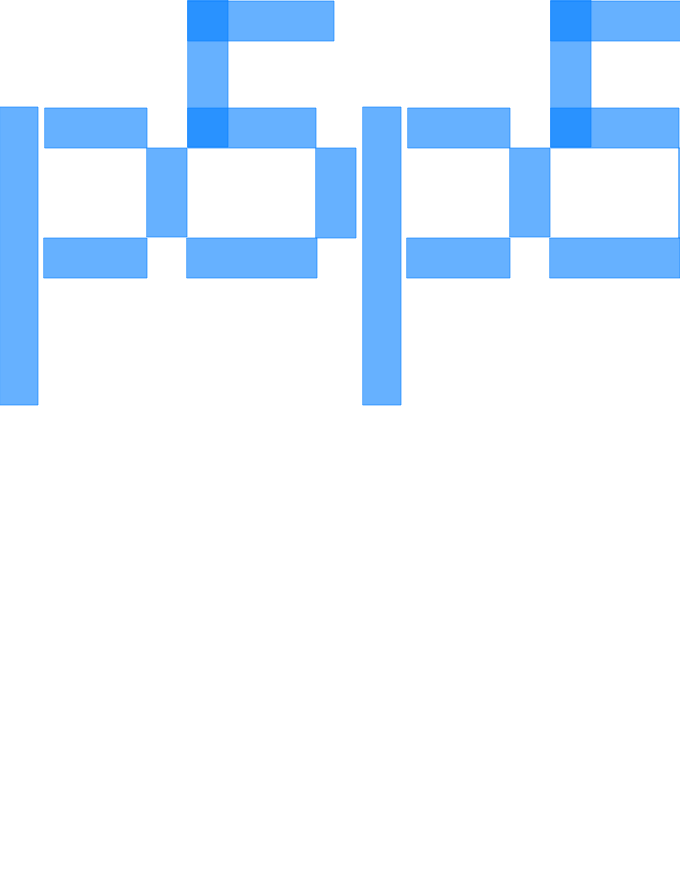
Frame 1 (no input)
Frame 60 (no input): identical to frame 1, image omitted
Frame 120 (the mouse pressed at the canvas centre since frame 60): identical to frame 1, image omitted

The p5.js sketch that drew this single still picture (run headless with seeded random() and noise() and a simulated clock; from frame 60 on, the mouse is pressed at the canvas centre):

// p5.js sketch
// ── sketch.js
// p5 rect
// Source: http://yining1023.github.io/p5PlayGround/

let ystart = -79;
let xstart = -63;

function setup() {
  createCanvas(680, 880);
  p5rect();
  xstart = 300;
  p5rect();
}

function p5rect() {
  stroke('rgba(0,125,255,0.6)');
  fill('rgba(0,125,255,0.6)');
  rect(xstart+63, ystart + 186, 38, 298);
  rect(xstart+108, ystart + 187, 102, 40);
  rect(xstart+210, ystart + 227, 40, 89);
  rect(xstart+107, ystart + 317, 103, 40);
  rect(xstart+251, ystart + 187, 128, 40);
  rect(xstart+379, ystart + 227, 40, 90);
  rect(xstart+250, ystart + 317, 130, 40);
  rect(xstart+251, ystart + 79, 40, 147);
  rect(xstart+251, ystart + 80, 146, 40);
}

function draw() {}
